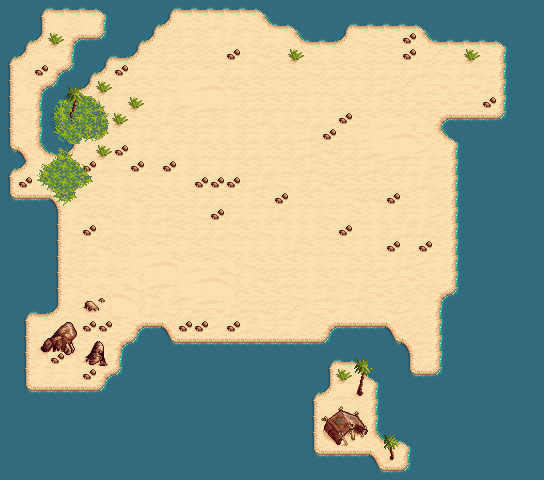

The image is a tile-based game level rendered from a .tmx file. Its description and complete source (layers, tilesets, objects, tile grids) follow:
An orthogonal 34x30 tile map with 16x16 px tiles, 2 tile layers (background, foreground) and 9 objects.

<map version="1.0" orientation="orthogonal" renderorder="right-down" width="34" height="30" tilewidth="16" tileheight="16" nextobjectid="53">
 <tileset firstgid="1" name="desert" tilewidth="16" tileheight="16" tilecount="312" columns="13">
  <image source="test.png" width="208" height="384" />
  <terraintypes>
   <terrain name="Sea-Shore" tile="-1" />
   <terrain name="New Terrain" tile="-1" />
  </terraintypes>
  <tile id="39" terrain="0,0,0," />
  <tile id="40" terrain="0,0,," />
  <tile id="41" terrain="0,0,,0" />
  <tile id="42" terrain="0,,," />
  <tile id="43" terrain=",0,," />
  <tile id="52" terrain="0,,0," />
  <tile id="53" terrain="0,0,0,0" />
  <tile id="54" terrain=",0,,0" />
  <tile id="55" terrain=",,0," />
  <tile id="56" terrain=",,,0" />
  <tile id="65" terrain="0,,0,0" />
  <tile id="66" terrain=",,0,0" />
  <tile id="67" terrain=",0,0,0" />
 </tileset>
 <layer name="background" width="34" height="30">
  <data encoding="csv">
54,54,57,67,67,67,56,54,54,54,57,67,67,67,67,67,56,54,54,54,54,54,54,54,54,54,54,54,54,54,54,54,54,54,
54,54,55,19,86,19,53,54,54,57,68,84,58,85,112,58,66,67,56,54,54,57,67,67,67,67,56,54,54,54,54,54,54,54,
54,57,68,151,40,41,43,54,57,68,86,97,86,112,85,112,97,112,66,67,67,68,71,58,58,73,66,67,67,67,67,56,54,54,
57,68,8,7,53,54,57,67,68,58,97,58,86,58,73,97,59,58,151,58,112,58,112,58,58,73,84,110,58,151,58,53,54,54,
55,72,73,40,43,57,68,73,97,112,58,6,7,8,97,112,86,58,58,71,97,58,58,97,84,97,85,71,112,85,84,53,54,54,
55,9,40,43,57,68,151,97,58,58,71,19,20,21,59,58,58,84,58,84,58,112,112,97,85,110,84,98,84,98,85,53,54,54,
55,34,53,96,107,5,3,112,151,112,112,32,33,34,84,97,58,58,97,112,112,58,58,112,58,97,99,98,58,99,73,53,54,54,
55,72,53,94,84,15,16,151,58,58,85,58,97,86,112,58,85,112,71,97,84,73,58,6,7,8,72,40,41,41,41,43,54,54,
55,8,53,83,81,97,29,58,112,85,112,58,97,112,112,97,112,97,84,85,73,58,84,19,20,21,98,66,56,54,54,54,54,54,
44,42,66,67,68,58,151,73,112,112,58,112,84,58,97,97,84,58,97,85,59,97,97,32,33,34,111,84,53,54,54,54,54,54,
57,68,112,112,112,73,85,71,73,86,73,112,97,112,112,58,97,84,86,85,58,58,97,85,97,97,112,99,53,54,54,54,54,54,
55,73,84,73,86,97,71,112,84,71,112,112,73,73,73,97,85,71,112,97,59,58,58,58,58,112,85,84,53,54,54,54,54,54,
44,41,41,42,59,58,58,112,59,58,58,58,97,97,58,112,58,73,84,58,84,84,59,59,73,58,112,60,53,54,54,54,54,54,
54,54,54,55,112,59,59,86,112,97,85,58,71,73,97,84,112,85,112,112,71,112,58,112,112,97,112,111,53,54,54,54,54,54,
54,54,54,55,71,73,97,71,112,71,85,58,97,97,71,58,71,112,112,112,58,73,84,112,97,85,85,86,53,54,54,54,54,54,
54,54,54,55,85,97,59,86,6,7,8,112,58,71,84,112,112,112,85,58,84,58,112,112,73,84,73,58,53,54,54,54,54,54,
54,54,54,55,86,97,112,84,19,20,21,6,7,8,9,71,58,58,58,112,84,112,58,97,112,85,111,112,53,54,54,54,54,54,
54,54,54,55,58,6,7,8,9,33,34,19,20,21,22,112,59,97,58,112,58,71,112,58,111,98,58,84,53,54,54,54,54,54,
54,54,54,55,112,19,20,21,22,59,112,32,33,34,35,58,58,58,71,84,85,84,85,98,58,60,72,40,43,54,54,54,54,54,
54,57,67,68,86,32,33,34,35,85,71,97,99,98,85,99,59,97,110,71,98,112,72,84,59,111,84,53,54,54,54,54,54,54,
54,55,86,97,84,112,112,58,0,0,0,73,73,111,73,85,71,97,112,60,40,41,41,41,42,60,86,53,54,54,54,54,54,54,
54,55,59,58,112,97,58,0,0,54,0,41,41,41,41,41,41,41,41,41,43,54,54,54,44,42,99,53,54,54,54,54,54,54,
54,55,112,73,58,112,0,0,54,54,54,54,54,54,54,54,54,54,54,54,57,67,56,54,54,55,97,53,54,54,54,54,54,54,
54,55,112,97,112,73,0,0,54,54,54,54,54,54,54,54,54,54,54,54,55,6,66,56,54,44,41,43,54,54,54,54,54,54,
54,44,41,41,41,41,0,54,54,54,54,54,54,54,54,54,54,54,54,57,68,34,58,53,54,54,54,54,54,54,54,54,54,54,
54,54,54,54,54,54,54,54,54,54,54,54,54,54,54,54,54,54,54,55,84,85,86,53,54,54,54,54,54,54,54,54,54,54,
54,54,54,54,54,54,54,54,54,54,54,54,54,54,54,54,54,54,54,55,97,98,99,53,54,54,54,54,54,54,54,54,54,54,
54,54,54,54,54,54,54,54,54,54,54,54,54,54,54,54,54,54,54,55,110,111,112,66,67,56,54,54,54,54,54,54,54,54,
54,54,54,54,54,54,54,54,54,54,54,54,54,54,54,54,54,54,54,44,41,41,41,42,9,53,54,54,54,54,54,54,54,54,
54,54,54,54,54,54,54,54,54,54,54,54,54,54,54,54,54,54,54,54,54,54,54,44,41,43,54,54,54,54,54,54,54,54
</data>
 </layer>
 <layer name="foreground" width="34" height="30">
  <data encoding="csv">
0,0,0,0,0,0,0,0,0,0,0,0,0,0,0,0,0,0,0,0,0,0,0,0,0,0,0,0,0,0,0,0,0,0,
0,0,0,0,0,0,0,0,0,0,0,0,0,0,0,0,0,0,0,0,0,0,0,0,0,0,0,0,0,0,0,0,0,0,
0,0,0,0,0,0,0,0,0,0,0,0,0,0,0,0,0,0,0,0,0,0,0,0,0,0,0,0,0,0,0,0,0,0,
0,0,0,0,0,0,0,0,0,0,0,0,0,0,0,0,0,0,0,0,0,0,0,0,0,0,0,0,0,0,0,0,0,0,
0,0,0,0,0,0,0,0,0,0,0,0,0,0,0,0,0,0,0,0,0,0,0,0,0,0,0,0,0,0,0,0,0,0,
0,0,0,0,123,124,0,0,0,0,0,0,0,0,0,0,0,0,0,0,0,0,0,0,0,0,0,0,0,0,0,0,0,0,
0,0,0,0,136,137,0,0,0,0,0,0,0,0,0,0,0,0,0,0,0,0,0,0,0,0,0,0,0,0,0,0,0,0,
0,0,0,0,160,0,0,0,0,0,0,0,0,0,0,0,0,0,0,0,0,0,0,0,0,0,0,0,0,0,0,0,0,0,
0,0,0,0,0,119,0,0,0,0,0,0,0,0,0,0,0,0,0,0,0,0,0,0,0,0,0,0,0,0,0,0,0,0,
0,0,0,135,134,0,0,0,0,0,0,0,0,0,0,0,0,0,0,0,0,0,0,0,0,0,0,0,0,0,0,0,0,0,
0,0,135,4,5,134,0,0,0,0,0,0,0,0,0,0,0,0,0,0,0,0,0,0,0,0,0,0,0,0,0,0,0,0,
0,0,122,17,18,121,0,0,0,0,0,0,0,0,0,0,0,0,0,0,0,0,0,0,0,0,0,0,0,0,0,0,0,0,
0,0,0,122,121,0,0,0,0,0,0,0,0,0,0,0,0,0,0,0,0,0,0,0,0,0,0,0,0,0,0,0,0,0,
0,0,0,0,0,0,0,0,0,0,0,0,0,0,0,0,0,0,0,0,0,0,0,0,0,0,0,0,0,0,0,0,0,0,
0,0,0,0,0,0,0,0,0,0,0,0,0,0,0,0,0,0,0,0,0,0,0,0,0,0,0,0,0,0,0,0,0,0,
0,0,0,0,0,0,0,0,0,0,0,0,0,0,0,0,0,0,0,0,0,0,0,0,0,0,0,0,0,0,0,0,0,0,
0,0,0,0,0,0,0,0,0,0,0,0,0,0,0,0,0,0,0,0,0,0,0,0,0,0,0,0,0,0,0,0,0,0,
0,0,0,0,0,0,0,0,0,0,0,0,0,0,0,0,0,0,0,0,0,0,0,0,0,0,0,0,0,0,0,0,0,0,
0,0,0,0,0,129,130,0,0,0,0,0,0,0,0,0,0,0,0,0,0,0,0,0,0,0,0,0,0,0,0,0,0,0,
0,0,0,0,0,142,143,0,0,0,0,0,0,0,0,0,0,0,0,0,0,0,0,0,0,0,0,0,0,0,0,0,0,0,
0,0,10,11,12,73,73,0,40,41,42,0,0,0,0,0,0,0,0,0,0,0,0,0,0,0,0,0,0,0,0,0,0,0,
0,0,23,24,25,125,126,40,43,0,44,0,0,0,0,0,0,0,0,0,0,0,0,0,0,0,0,0,0,0,0,0,0,0,
0,0,36,73,38,138,139,53,0,0,0,0,0,0,0,0,0,0,0,0,0,0,123,0,0,0,0,0,0,0,0,0,0,0,
0,0,0,0,0,0,40,43,0,0,0,0,0,0,0,0,0,0,0,0,0,151,136,137,0,0,0,0,0,0,0,0,0,0,
0,0,0,0,0,0,43,0,0,0,0,0,0,0,0,0,0,0,0,0,0,0,149,150,0,0,0,0,0,0,0,0,0,0,
0,0,0,0,0,0,0,0,0,0,0,0,0,0,0,0,0,0,0,0,88,89,90,0,0,0,0,0,0,0,0,0,0,0,
0,0,0,0,0,0,0,0,0,0,0,0,0,0,0,0,0,0,0,0,101,102,103,0,0,0,0,0,0,0,0,0,0,0,
0,0,0,0,0,0,0,0,0,0,0,0,0,0,0,0,0,0,0,0,114,115,116,0,148,0,0,0,0,0,0,0,0,0,
0,0,0,0,0,0,0,0,0,0,0,0,0,0,0,0,0,0,0,0,0,0,0,0,161,0,0,0,0,0,0,0,0,0,
0,0,0,0,0,0,0,0,0,0,0,0,0,0,0,0,0,0,0,0,0,0,0,0,0,0,0,0,0,0,0,0,0,0
</data>
 </layer>
 <objectgroup name="path">
  <object id="39" x="122" y="297">
   <polyline points="0,0 224,1 264,-143 296,-196 208,-228 91,-153 -29,-175" />
  </object>
 </objectgroup>
 <objectgroup name="nodes">
  <object id="42" x="305" y="264" />
  <object id="43" x="287" y="323" />
  <object id="45" x="405" y="213" />
  <object id="47" x="246" y="155" />
  <object id="48" x="168" y="115" />
  <object id="49" x="250" y="94" />
  <object id="50" x="433" y="77" />
  <object id="52" x="368" y="114" />
 </objectgroup>
</map>
